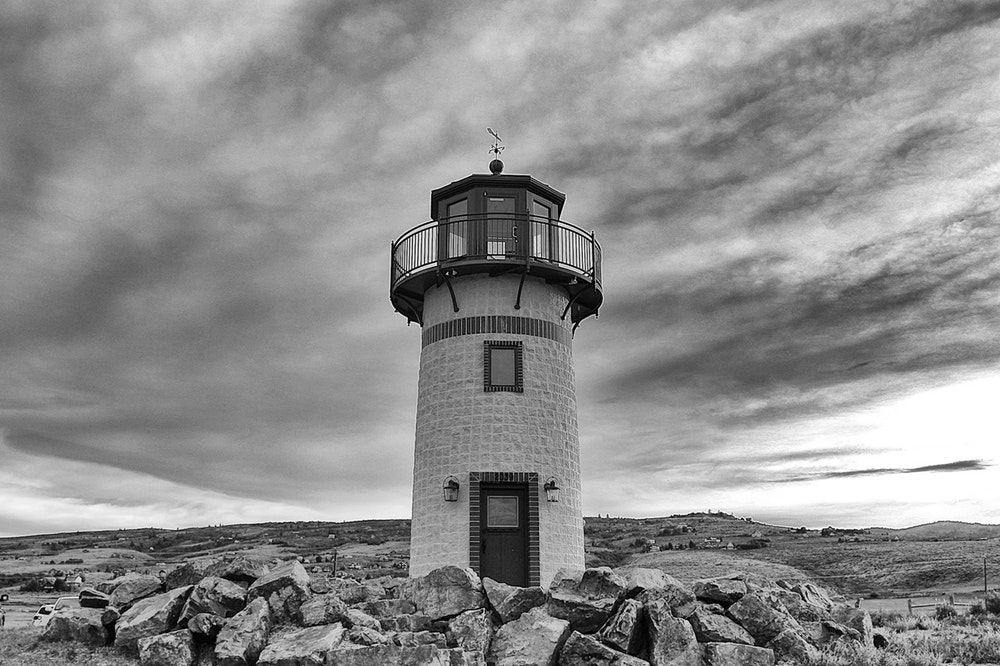
#> input picture Digital Image Processing/testing/spechist/lighthouse.jpg, 1000 x 666 px
$ python main.py
#> lines starting #> are read from the running program, lines starting #| are printed output that depends on the picture
import numpy as np
import matplotlib.pyplot as plt
import os
from PIL import Image
from scipy.signal import convolve2d

image1 = plt.imread('lighthouse.jpg')
#> image1 is the input picture: shape (666, 1000, 3); min 0, max 255, mean 141.4
image2 = plt.imread('tint_target.jpg')
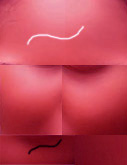
#> input picture Digital Image Processing/testing/spechist/tint_target.jpg, 127 x 165 px
#> image2 is the input picture: shape (165, 127, 3); mean R, G, B 193.8, 68.9, 85.7
N = 3

def equalize(image, specfied_image, N):
#> called with N = 3
    result_finished = image.copy()
    for j in range(N):
        imagenow = np.copy(image)[:,:,j]
        specfied_imagenow = np.copy(specfied_image)[:,:,j]

        hist, bins = np.histogram(imagenow.flatten(), bins = 256, density = True)
        spec_hist, bins_ = np.histogram(specfied_imagenow.flatten(), bins = 256, density = True)

        s = hist.cumsum()
        s = (255 * s / s[-1]).astype(np.uint8)

        G = spec_hist.cumsum()
        G = (255 * G / G[-1]).astype(np.uint8)


        result1 = np.interp(imagenow.flatten(), bins_[:-1], s)
        result2 = np.interp(result1, G , bins_[:-1])


        result_finished[:,:,j] = result2.reshape((imagenow.shape[0], imagenow.shape[1]))

        plt.plot(s, label = 's')
        plt.plot(G, label = 'G')
        plt.legend()
        plt.show()
#> this loop made 3 passes
#> pass 1, in equalize, `specfied_imagenow = np.copy(specfied_image)[:,:,j]`:
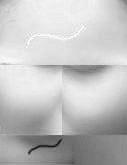
#> specfied_imagenow: shape (165, 127); min 20, max 255, mean 193.8
#> pass 1, in equalize, `plt.show()`:
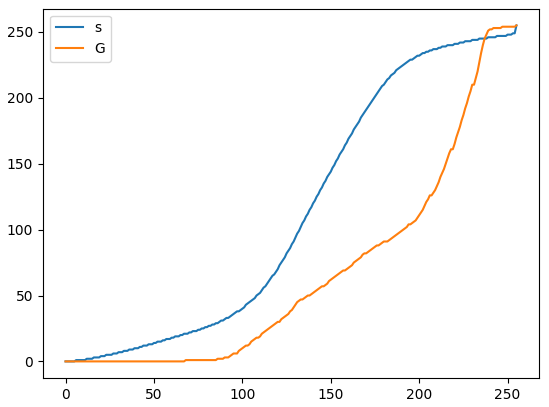
#> figure drawn by matplotlib, 1 panel; curve peaks at x = 255, y = 255; curve peaks at x = 255, y = 255
#> pass 2, in equalize, `specfied_imagenow = np.copy(specfied_image)[:,:,j]`:
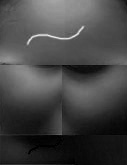
#> specfied_imagenow: shape (165, 127); min 0, max 242, mean 68.9
#> pass 3, in equalize, `specfied_imagenow = np.copy(specfied_image)[:,:,j]`:
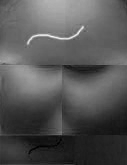
#> specfied_imagenow: shape (165, 127); min 0, max 246, mean 85.7
#> after the loop:
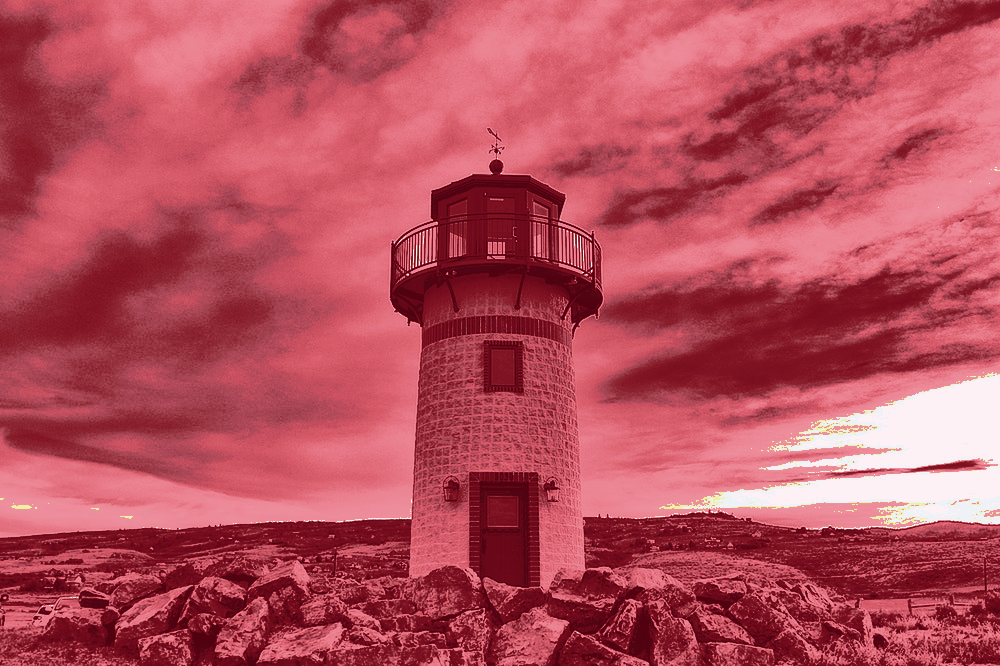
#> result_finished: shape (666, 1000, 3); mean R, G, B 184, 78, 92.2

    return result_finished


result = equalize(image1, image2, N)

colors = ['red','green','blue']
fig, ax = plt.subplots(3,1)
for i in range(N):
    ax[0].hist(image1[:,:,i].flatten(), bins = 256, range = [0, 256], color = colors[i])
    ax[1].hist(image2[:,:,i].flatten(), bins = 256, range = [0, 256], color = colors[i])
    ax[2].hist(result[:,:,i].flatten(), bins = 256, range = [0, 256], color = colors[i])
plt.tight_layout()
plt.show()
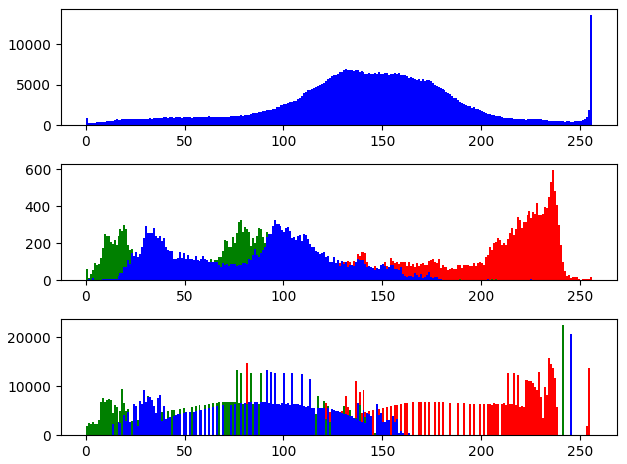
#> figure drawn by matplotlib, 3 panels; panel 1: tallest bar 13672 high, from x = 255 to 256; panel 1: tallest bar 13672 high, from x = 255 to 256; panel 1: tallest bar 13672 high, from x = 255 to 256; panel 2: tallest bar 598 high, from x = 236 to 237

fig, ax = plt.subplots(1,3)
ax[0].imshow(image1)
ax[1].imshow(image2)
ax[2].imshow(result)
plt.tight_layout()
plt.show()
